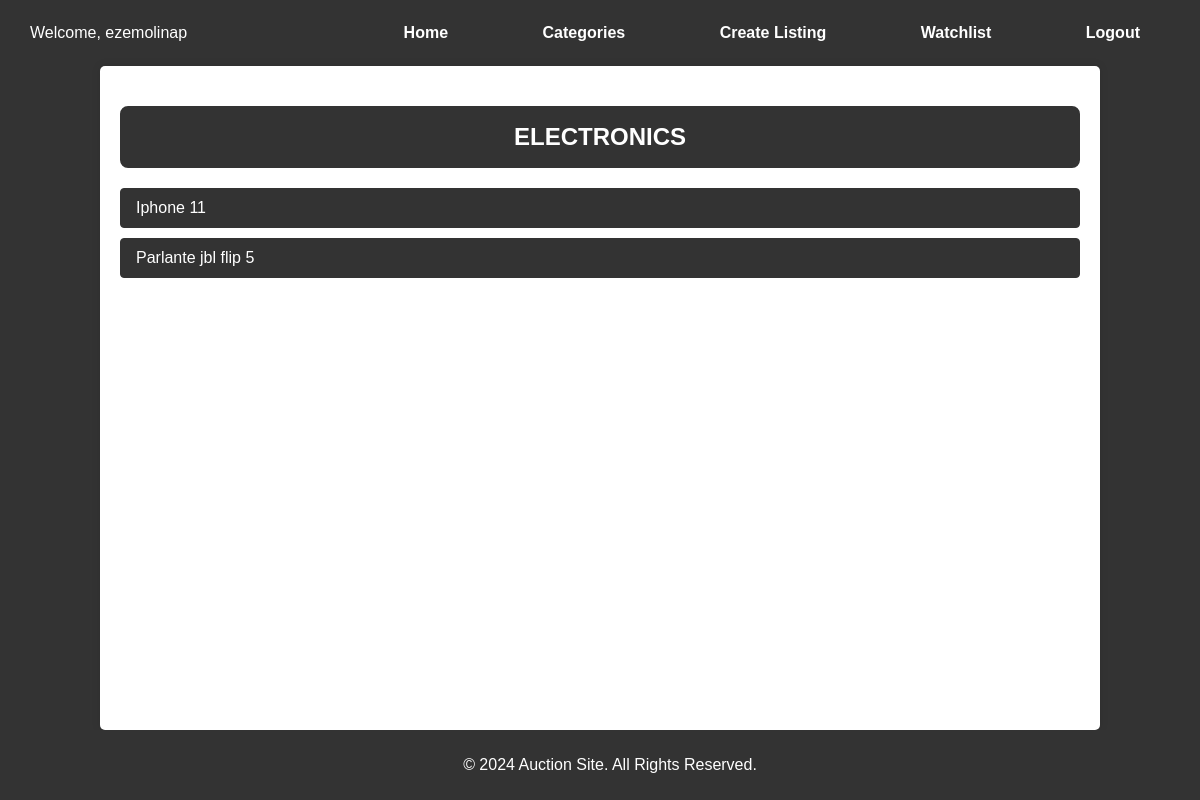
Screenshot of /categories/ELECTRONICS/ (signed in) with the database file from the repository.
### auctions/models.py (models this page shows, shortened)
class User(AbstractUser):
    watchlist = models.ManyToManyField('AuctionListing', blank=True, related_name='watchlisted_by')

class AuctionListing(models.Model):
    CATEGORY_CHOICES = [
        ('SPORTS', 'Sports'),
        ('ELECTRONICS', 'Electronics'),
        ('FASHION', 'Fashion'),
        ('HOME', 'Home'),
        ('OTHER', 'Other'),
    ]
    title = models.CharField(max_length=64)
    description = models.TextField()
    starting_bid = models.DecimalField(max_digits=10, decimal_places=2)
    image_url = models.URLField(blank=True, null=True)
    category = models.CharField(max_length=64, choices=CATEGORY_CHOICES, blank=True, null=True)
    owner = models.ForeignKey(User, on_delete=models.CASCADE, related_name="listings")
    is_active = models.BooleanField(default=True)
    winner = models.ForeignKey(User, on_delete=models.SET_NULL, null=True, blank=True, related_name="won_auctions")
    winning_bid = models.DecimalField(max_digits=10, decimal_places=2, null=True, blank=True)

### auctions/views.py (the view)
# urls.py: path("categories/<str:category_name>/", views.category_listings, name="category_listings"),
def category_listings(request, category_name):
    listings = AuctionListing.objects.filter(category=category_name, is_active=True)  # Filtrar las subastas activas por categoría.
    return render(request, "auctions/category_listings.html", {
        "category_name": category_name,
        "listings": listings
    })

### auctions/templates/auctions/category_listings.html
{% extends 'auctions/layout.html' %}
{% block body %}
    <h1 class="active-listings-title">{{ category_name }}</h1>
    <div class="categories-list">
        {% if listings %}
            <ul class="listing-list">
                {% for listing in listings %}
                    <li class="category-item">
                        <a href="{% url 'auctions:listing_detail' listing.id %}" class="category-link">{{ listing.title }}</a>
                    </li>
                {% endfor %}
            </ul>
        {% else %}
            <p class="no-listings-message">No listings in this category.</p>
        {% endif %}
    </div>
{% endblock %}

### auctions/templates/auctions/layout.html (shortened to what this page needs)
{% load static %}
<!DOCTYPE html>
<html lang="en">
<head>
    <link rel="stylesheet" href="{% static 'auctions/styles.css' %}">
</head>
<body>
    <div class="navbar">
        {% if user.is_authenticated %}
            <span class="welcome">Welcome, {{ user.username }}</span>
        {% endif %}
        <ul>
            <li><a href="{% url 'auctions:index' %}">Home</a></li>
            <li><a href="{% url 'auctions:categories' %}">Categories</a></li>
            {% if user.is_authenticated %}
                <li><a href="{% url 'auctions:create_listing' %}">Create Listing</a></li>
                <li><a href="{% url 'auctions:watchlist_store' %}">Watchlist</a></li>
                <li><a href="{% url 'auctions:logout' %}">Logout</a></li>
            {% else %}
                <li><a href="{% url 'auctions:login' %}">Login</a></li>
                <li><a href="{% url 'auctions:register' %}">Register</a></li>
            {% endif %}
        </ul>
    </div>
    <div class="container">
        {% block body %}
        {% endblock %}
    </div>
    <div class="footer">
        <p>&copy; 2024 Auction Site. All Rights Reserved.</p>
    </div>
</body>
</html>

### auctions/static/auctions/styles.css (style rules this page uses)
body, ul { margin: 0; padding: 0; }
body { font-family: Arial, sans-serif; background-color: #f4f4f4; }
.navbar { background-color: #333; overflow: hidden; padding: 10px 20px; }
.navbar ul { list-style-type: none; margin: 0; padding: 0; }
.navbar ul li { display: inline; padding: 0 20px; }
.navbar ul li a { color: white; text-decoration: none; padding: 14px 20px; display: inline-block; transition: background-color 0.3s; }
.welcome { float: left; color: white; padding: 14px 20px; }
.container { margin: 20px; padding: 20px; background-color: white; border-radius: 5px; box-shadow: 0px 0px 10px rgba(0, 0, 0, 0.1); }
.footer { text-align: center; margin-top: 20px; padding: 10px 0; background-color: #333; color: white; position: relative; bottom: 0; width: 100%; }
body { font-family: Arial, sans-serif; background-color: #333; margin: 0; padding: 0; display: flex; flex-direction: column; min-height: 100vh; }
.container { width: 80%; margin: 0 auto; padding: 20px; flex: 1; }
.navbar { background-color: #333; padding: 10px; text-align: right; }
.navbar ul li { display: inline; margin-right: 10px; }
.navbar ul li a { color: white; text-decoration: none; font-weight: bold; }
.footer { background-color: #333; color: white; text-align: center; padding: 10px; position: relative; bottom: 0; width: 100%; margin-top: auto; }
.active-listings-title { border: 2px solid #333; border-radius: 8px; padding: 15px; margin: 20px 0; background-color: #333; color: #fff; font-size: 24px; font-weight: bold; text-align: center; }
.categories-list { padding: 0; margin: 0; }
.category-item { margin-bottom: 10px; list-style: none; }
.category-link { display: block; padding: 10px 15px; background-color: #333; color: #fff; text-decoration: none; border: 1px solid #333; border-radius: 4px; transition: background-color 0.3s; }

### rows the page displays
User: username "ezemolinap"
AuctionListing: title "Iphone 11"
AuctionListing: title "Parlante jbl flip 5"

### other values shown
{{ category_name }} "ELECTRONICS"
